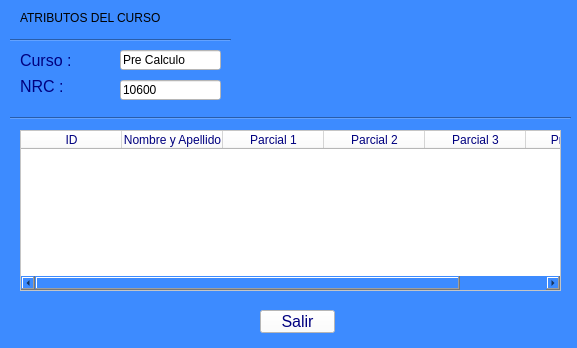
<?xml version="1.0" encoding="UTF-8"?>
<ui version="4.0">
 <class>Form</class>
 <widget class="QWidget" name="Form">
  <property name="geometry">
   <rect>
    <x>0</x>
    <y>0</y>
    <width>577</width>
    <height>348</height>
   </rect>
  </property>
  <property name="windowTitle">
   <string>Form</string>
  </property>
  <property name="styleSheet">
   <string notr="true">background-color: rgb(61, 139, 255);</string>
  </property>
  <widget class="QLineEdit" name="lblNRC">
   <property name="geometry">
    <rect>
     <x>120</x>
     <y>80</y>
     <width>101</width>
     <height>20</height>
    </rect>
   </property>
   <property name="styleSheet">
    <string notr="true">background-color: rgb(255, 255, 255);</string>
   </property>
   <property name="text">
    <string>10600</string>
   </property>
  </widget>
  <widget class="QLabel" name="label">
   <property name="geometry">
    <rect>
     <x>20</x>
     <y>50</y>
     <width>81</width>
     <height>20</height>
    </rect>
   </property>
   <property name="font">
    <font>
     <pointsize>12</pointsize>
    </font>
   </property>
   <property name="styleSheet">
    <string notr="true">color: rgb(0, 0, 127);</string>
   </property>
   <property name="text">
    <string>Curso :</string>
   </property>
  </widget>
  <widget class="QLabel" name="label_4">
   <property name="geometry">
    <rect>
     <x>20</x>
     <y>10</y>
     <width>181</width>
     <height>16</height>
    </rect>
   </property>
   <property name="text">
    <string>ATRIBUTOS DEL CURSO</string>
   </property>
  </widget>
  <widget class="QLineEdit" name="lblCurso">
   <property name="geometry">
    <rect>
     <x>120</x>
     <y>50</y>
     <width>101</width>
     <height>20</height>
    </rect>
   </property>
   <property name="styleSheet">
    <string notr="true">background-color: rgb(255, 255, 255);</string>
   </property>
   <property name="text">
    <string>Pre Calculo</string>
   </property>
  </widget>
  <widget class="Line" name="line_2">
   <property name="geometry">
    <rect>
     <x>10</x>
     <y>110</y>
     <width>561</width>
     <height>16</height>
    </rect>
   </property>
   <property name="orientation">
    <enum>Qt::Horizontal</enum>
   </property>
  </widget>
  <widget class="Line" name="line">
   <property name="geometry">
    <rect>
     <x>10</x>
     <y>30</y>
     <width>221</width>
     <height>20</height>
    </rect>
   </property>
   <property name="orientation">
    <enum>Qt::Horizontal</enum>
   </property>
  </widget>
  <widget class="QLabel" name="label_2">
   <property name="geometry">
    <rect>
     <x>20</x>
     <y>80</y>
     <width>47</width>
     <height>13</height>
    </rect>
   </property>
   <property name="font">
    <font>
     <pointsize>12</pointsize>
    </font>
   </property>
   <property name="styleSheet">
    <string notr="true">color: rgb(0, 0, 127);</string>
   </property>
   <property name="text">
    <string>NRC :</string>
   </property>
  </widget>
  <widget class="QTableWidget" name="tableWidget">
   <property name="geometry">
    <rect>
     <x>20</x>
     <y>130</y>
     <width>541</width>
     <height>161</height>
    </rect>
   </property>
   <property name="styleSheet">
    <string notr="true">background-color: rgb(255, 255, 255);
color: rgb(0, 0, 127);</string>
   </property>
   <attribute name="horizontalHeaderDefaultSectionSize">
    <number>101</number>
   </attribute>
   <column>
    <property name="text">
     <string>ID</string>
    </property>
   </column>
   <column>
    <property name="text">
     <string>Nombre y Apellido</string>
    </property>
   </column>
   <column>
    <property name="text">
     <string>Parcial 1</string>
    </property>
   </column>
   <column>
    <property name="text">
     <string>Parcial 2</string>
    </property>
   </column>
   <column>
    <property name="text">
     <string>Parcial 3</string>
    </property>
   </column>
   <column>
    <property name="text">
     <string>Promedio</string>
    </property>
   </column>
  </widget>
  <widget class="QPushButton" name="btnCancelar">
   <property name="geometry">
    <rect>
     <x>260</x>
     <y>310</y>
     <width>75</width>
     <height>23</height>
    </rect>
   </property>
   <property name="font">
    <font>
     <pointsize>12</pointsize>
    </font>
   </property>
   <property name="styleSheet">
    <string notr="true">color: rgb(0, 0, 127);
background-color: rgb(255, 255, 255);
</string>
   </property>
   <property name="text">
    <string>Salir</string>
   </property>
  </widget>
 </widget>
 <resources/>
 <connections/>
</ui>
